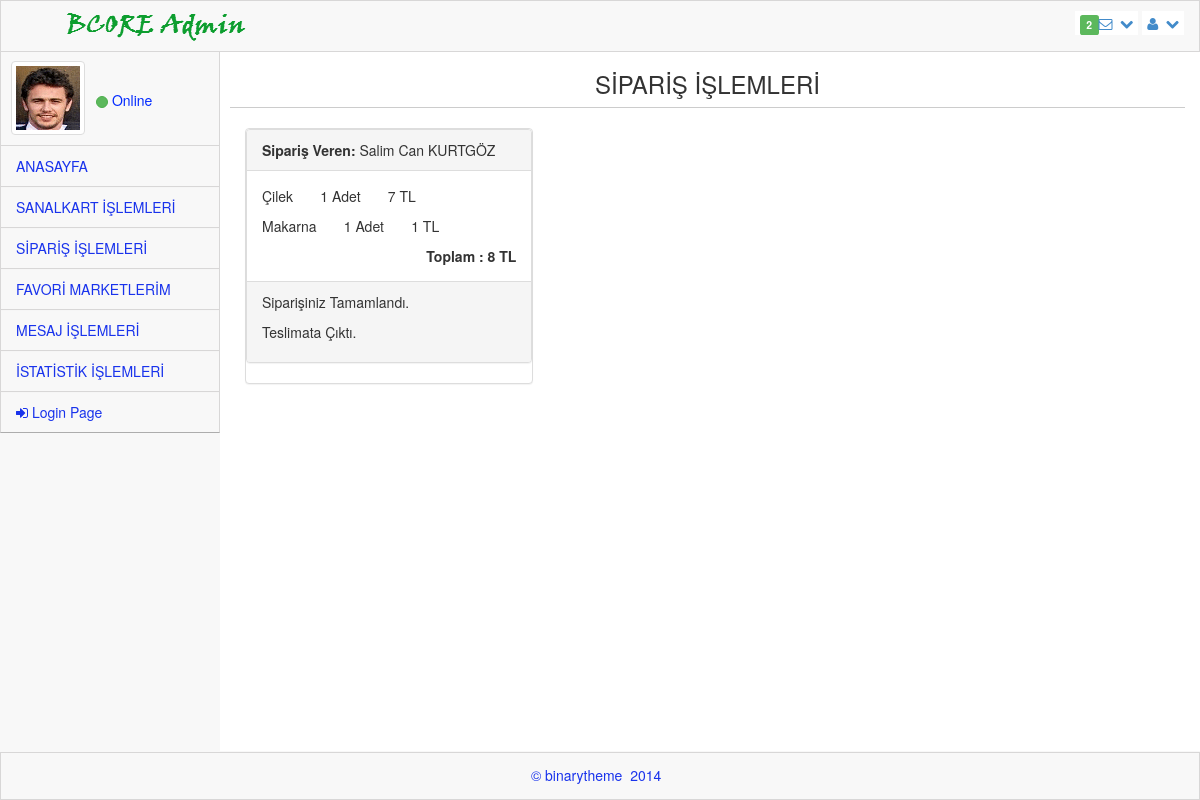
The page /admin_kullanici/kullanici_siparis.php on the database its author committed.
### tables this page shows
CREATE TABLE `odeme` (
  `odeme_id` int(11) NOT NULL,
  `sepet_id` int(11) NOT NULL,
  `odeme_tutar` int(11) NOT NULL,
  `odeme_tip` varchar(20) NOT NULL DEFAULT '0',
  `odeme_adres` varchar(250) NOT NULL,
  `odeme_kisi` varchar(50) NOT NULL,
  `odeme_durum` int(11) NOT NULL DEFAULT '0'
);

CREATE TABLE `uye` (
  `uye_id` int(11) NOT NULL,
  `uye_adsoyad` varchar(50) NOT NULL,
  `uye_eposta` varchar(50) NOT NULL,
  `uye_sifre` varchar(50) NOT NULL,
  `uye_telefon` char(11) NOT NULL,
  `uye_firmaad` varchar(100) NOT NULL,
  `uye_il` varchar(25) NOT NULL,
  `uye_ilce` varchar(25) NOT NULL,
  `uye_tur` varchar(10) NOT NULL,
  `uye_durum` varchar(1) NOT NULL DEFAULT '0',
  `uye_yetki` varchar(1) NOT NULL
);

CREATE TABLE `sepet` (
  `sepet_id` int(11) NOT NULL,
  `sepet_urunid` int(11) NOT NULL,
  `sepet_urunadet` int(11) NOT NULL,
  `sepet_uyeid` int(11) NOT NULL,
  `sepet_durum` varchar(1) NOT NULL DEFAULT '0',
  `sepet_urunfiyat` int(11) NOT NULL,
  `sepet_adres` varchar(250) NOT NULL,
  `sepet_urun_firma` varchar(250) NOT NULL
);

CREATE TABLE `urun` (
  `urun_id` int(11) NOT NULL,
  `urun_firma` varchar(100) NOT NULL,
  `urun_isim` varchar(50) NOT NULL,
  `urun_kategori` varchar(50) NOT NULL,
  `urun_aciklama` varchar(2000) NOT NULL,
  `urun_tarif` varchar(2000) NOT NULL,
  `urun_fiyat` int(11) NOT NULL,
  `urun_resim` varchar(200) NOT NULL,
  `urun_stok` int(11) NOT NULL,
  `urun_favori` int(11) NOT NULL DEFAULT '0'
);

### admin_kullanici/kullanici_siparis.php (the view, shortened to what this page needs)
<?php require_once("../baglan.php"); ?>
<!DOCTYPE html>
<html>
<head>
    <link rel="stylesheet" href="assets/plugins/bootstrap/css/bootstrap.css" />
    <link rel="stylesheet" href="assets/css/main.css" />
    <link rel="stylesheet" href="assets/css/theme.css" />
    <link rel="stylesheet" href="assets/css/MoneAdmin.css" />
    <link rel="stylesheet" href="assets/plugins/Font-Awesome/css/font-awesome.css" />
</head>
  <body class="padTop53 " >
    <div id="wrap">
        <div id="top">
            <nav class="navbar navbar-inverse navbar-fixed-top " style="padding-top: 10px;">
                <header class="navbar-header">
                    <a href="index.php" class="navbar-brand">
                    <img src="assets/img/logo.png" alt="" /></a>
                </header>
                <ul class="nav navbar-top-links navbar-right">
                    <li class="dropdown">
                        <a class="dropdown-toggle" data-toggle="dropdown" href="#">
                            <span class="label label-success">2</span><i class="icon-envelope-alt"></i>&nbsp; <i class="icon-chevron-down"></i>
                        </a>
                    </li>
                    <li class="dropdown">
                        <a class="dropdown-toggle" data-toggle="dropdown" href="#">
                            <i class="icon-user "></i>&nbsp; <i class="icon-chevron-down "></i>
                        </a>
                    </li>
                </ul>
            </nav>
        </div>
       <div id="left" >
            <div class="media user-media well-small">
                <a class="user-link" href="#">
                    <img class="media-object img-thumbnail user-img" alt="User Picture" src="assets/img/user.gif" />
                </a>
                <br />
                <div class="media-body">
                    <h5 class="media-heading" style="font-weight: inherit; text-transform: capitalize; font-size: 16px;">
                    </h5>
                    <ul class="list-unstyled user-info">
                        <li>
                             <a class="btn btn-success btn-xs btn-circle" style="width: 10px;height: 12px;"></a> Online
                        </li>
                    </ul>
                </div>
                <br />
            </div>
            <ul id="menu" class="collapse">
                <li class="panel">
                    <a href="../index_kullanici.php" data-parent="#menu" data-toggle="collapse" class="accordion-toggle" data-target="#blank-nav">
                        ANASAYFA
                    </a>
                </li>
                <li class="panel">
                    <a href="kullanici_sanalkart.php" data-parent="#menu" data-toggle="collapse" class="accordion-toggle" data-target="#blank-nav1">
                        SANALKART İŞLEMLERİ
                    </a>
                </li>
                <li class="panel">
                    <a href="kullanici_siparis.php" data-parent="#menu" data-toggle="collapse" class="accordion-toggle" data-target="#blank-nav2">
                        SİPARİŞ İŞLEMLERİ
                    </a>
                </li>
                <li class="panel">
                    <a href="kullanici_favori.php" data-parent="#menu" data-toggle="collapse" class="accordion-toggle" data-target="#blank-nav2">
                        FAVORİ MARKETLERİM
                    </a>
                </li>
                <li class="panel">
                    <a href="kullanici_mailbox.php" data-parent="#menu" data-toggle="collapse" class="accordion-toggle" data-target="#blank-nav4">
                        MESAJ İŞLEMLERİ
                    </a>
                </li>
                <li class="panel">
                    <a href="kullanici_istatistik.php" data-parent="#menu" data-toggle="collapse" class="accordion-toggle" data-target="#blank-nav5">
                        İSTATİSTİK İŞLEMLERİ
                    </a>
                </li>
                <li><a href="cikis.php"><i class="icon-signin"></i> Login Page </a></li>
             </ul>
        </div>
        <div id="content">
        <div class="inner" style="min-height:700px;">
        <div class="content-wrapper">
        <section class="content-header text-center">
          <h3>SİPARİŞ İŞLEMLERİ</h3>
          <hr />
        </section>
        <div class="row">
            <div class="col-lg-12">
                    <?php
                    $fiyat=0;
                        $veri= $db->query("SELECT * FROM odeme where odeme_durum=1  ", PDO::FETCH_ASSOC);
                            foreach($veri as $row){
                               $sepet_id=$row['sepet_id'];
                               $sepet= $db->query("SELECT * FROM sepet where sepet_uyeid='$sepet_id' ", PDO::FETCH_ASSOC);
                               $kisi=$db->query("SELECT * FROM uye where uye_id='$sepet_id' ", PDO::FETCH_ASSOC);
                              foreach ($kisi as $key => $val) { }
                    ?>
                    <div class="col-lg-4">
                        <div class="panel panel-default">
                            <form action="" method="post" enctype="multipart/form-data">
                                <div class="panel panel-default">
                                    <div class="panel-heading">
                                        <b>Sipariş Veren:</b> <?php echo $val['uye_adsoyad']; ?>
                                    </div>
                                    <div class="panel-body">
                                    <?php
                                        foreach ($sepet as $key => $value) {
                               $sepet_urun_id=$value['sepet_urunid'];
                               $fiyat=$fiyat+$value['sepet_urunfiyat'];
                               $urun_adet=$value['sepet_urunadet'];
                               $urun_fiyat=$value['sepet_urunfiyat'];
                               $urun=$db->query("SELECT * FROM urun where urun_id='$sepet_urun_id' ", PDO::FETCH_ASSOC);
                               foreach ($urun as $key => $values) {
                                  $urun_isim=$values['urun_isim'];
                               }
                                    ?>
                                       <p style="float:left;"> <?php echo $urun_isim; ?> &nbsp; &nbsp; &nbsp;
                                       <?php echo $urun_adet;?> Adet &nbsp; &nbsp; &nbsp;
                                        <?php echo $urun_fiyat;?> TL </p>
                                  <?php } ?>
                                  <br><br><br>
                                        <b style="float:right;"> Toplam : <?php echo  $fiyat; ?> TL </b>
                                    </div>
                                    <div class="panel-footer">
                                      <p>Siparişiniz Tamamlandı.</p>
                                      <p>Teslimata Çıktı.</p>
                                    </div>
                                </div>
                            </form>
                        </div>
                    </div>
                    <?php
                    }
                    ?>
                </div>
        </div>
        </div>
        </div >
        </div>
      </div>
    <div id="footer">
        <p>&copy;  binarytheme &nbsp;2014 &nbsp;</p>
    </div>
  </body>
</html>

### admin_kullanici/assets/css/main.css (style rules this page uses)
#wrap { margin: 0 auto; }
#footer { height: 48px; background-color: #222222; }
@media (min-width: 768px) { html, body { height: 100%; } }
@media (min-width: 768px) { #wrap { height: auto !important; height: 100%; min-height: 100%; padding: 0 0 48px; margin-bottom: -48px; } }
body.padTop53 { padding-top: 75px; overflow: visible; }
@media (min-width: 802px) { body.padTop53 { padding-top: 51px; } }
#wrap:before, #top:before, .head:before, #footer:before, #wrap:after, #top:after, .head:after, #footer:after { display: table; content: " "; }
#wrap:after, #top:after, .head:after, #footer:after { clear: both; }
#wrap { background-color: #f8f8f8; }
@media (min-width: 768px) { #left { position: relative; float: left; width: 100px; } }
@media (min-width: 768px) { #content { margin-left: 100px; } }
@media (min-width: 768px) { #left { margin-bottom: -10px; } }
@media (min-width: 992px) { #left { width: 220px; } }
@media (min-width: 992px) { #content { margin-left: 220px; } }
#top .navbar { margin-bottom: 0; border:1px solid rgb(216, 215, 215); background-color:#f8f8f8; }
#top .navbar-brand { padding: 0; }
.user-media { display: none; color:#0029FF; border-right:1px solid rgb(216, 215, 215); border-left:1px solid rgb(216, 215, 215); }
@media (min-width: 768px) { .user-media { display: block; } }
@media (min-width: 768px) { .user-media .media-body { display: none; } }
@media (min-width: 768px) { .user-media .user-link { position: relative; display: block; margin-right: auto; margin-left: auto; } }
@media (min-width: 768px) { .user-media .user-link .user-img { margin: 10px auto; } }
@media (min-width: 992px) { .user-media .user-link { float: left; } }
@media (min-width: 992px) { .user-media .user-link .user-img { margin: 10px; } }
@media (min-width: 992px) { .user-media .media-body { display: block; float: left; margin-left: 1px; } }
@media (min-width: 992px) { .user-media .media-body h5.media-heading { font-size: 18px; padding-top: 8px; margin-bottom: 11px; color: #050505; font-weight: bolder; } }
#menu { position: relative; overflow: hidden; border-right:1px solid rgb(216, 215, 215); border-left:1px solid rgb(216, 215, 215); background-color:#f8f8f8; border-bottom: 1px solid rgba(0, 0, 0, 0.3); -webkit-box-shadow: 0 1px 0 rgba(255, 255, 255, 0.05); box-shadow: 0 1px 0 rgba(255, 255, 255, 0.05); }
#menu, #menu ul { padding: 0; margin: 0; list-style: none; }
@media (min-width: 768px) { #menu.collapse { display: inherit !important; } }
#menu > li { position: relative; display: block; margin: 0; border-width: 0; border-radius: 0; }
#menu > li > a { position: relative; display: block; padding: 10px 15px; color: #1933EC; border-top:1px solid rgb(216, 215, 215); }
#menu > li.panel { background-color: transparent; }
#menu li > a { text-decoration: none; }
@media (min-width: 768px) { .mini-sidebar #menu > li > a, #menu > li > a { text-align: center; } }
@media (min-width: 768px) { .mini-sidebar #menu > li > a > i, #menu > li > a > i { display: block; font-size: 20px; } }
@media (min-width: 768px) { #menu:after, .mini-sidebar #menu:after { position: absolute; top: 0; right: 0; bottom: 0; left: 0; display: block; width: 0; -webkit-box-shadow: 97px 1px 5px 2px rgba(0, 0, 0, 0.6); box-shadow: 97px 1px 5px 2px rgba(0, 0, 0, 0.6); } }
@media (min-width: 992px) { #menu > li > a { text-align: left; } }
@media (min-width: 992px) { #menu > li > a > i { display: inline; font-size: 14px; } }
@media (min-width: 992px) { #menu:after { -webkit-box-shadow: 217px 1px 5px 2px rgba(0, 0, 0, 0.6); box-shadow: 217px 1px 5px 2px rgba(0, 0, 0, 0.6); } }
#content { -webkit-transition: margin 0.4s; transition: margin 0.4s; }
.inner { position: relative; min-height: 1px; padding-right: 15px; padding-left: 10px; background: #fff; border: 0px solid #e4e4e4; min-height:1200px; }
@media (min-width: 768px) { .inner { float: left; width: 100%; } }
.inner .row { margin-right: -15px; margin-left: -15px; }
#footer { margin: 0 auto; color: #1933EC; background-color:#f8f8f8; border:1px solid rgb(216, 215, 215); }
#footer p { padding: 12px 0 0; text-align: center; }
.btn-circle { width: 40px; height: 40px; padding: 8px 10px; border-radius: 500px; }
.btn-circle.btn-xs { width: 20px; height: 20px; padding: 0 5px; }
.inner hr { margin-top: 10px; border-top-color: #ccc; }

### rows shown on the page
odeme: uye.uye_adsoyad "Salim Can KURTGÖZ", fiyat "8"
sepet: urun.urun_isim "Çilek", sepet_urunadet "1", sepet_urunfiyat "7"
sepet: urun.urun_isim "Makarna", sepet_urunadet "1", sepet_urunfiyat "1"
